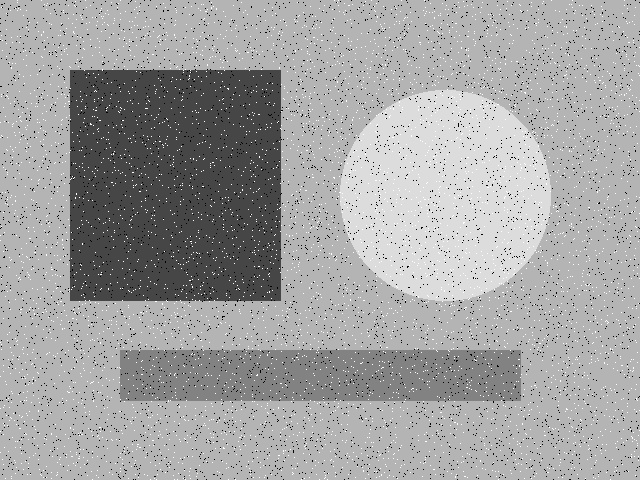
#> input picture 09_Filter_Comparison/input.jpg, 640 x 480 px
$ python program.py
#> lines starting #> are read from the running program, lines starting #| are printed output that depends on the picture
import cv2
image = cv2.imread("input.jpg")
#> image is the input picture: shape (480, 640, 3); min 0, max 255, mean 162.3

if image is None:
    print("Error: input.jpg not found")
    exit()

mean_image = cv2.blur(image, (5, 5))
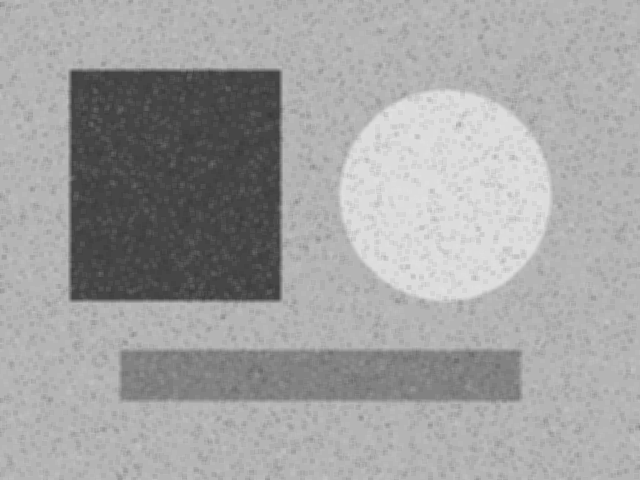
#> mean_image: shape (480, 640, 3); min 56, max 226, mean 162.4

gaussian_image = cv2.GaussianBlur(image, (5, 5), 0)

median_image = cv2.medianBlur(image, 5)
cv2.imwrite("output_mean.png", mean_image)
cv2.imwrite("output_gaussian.png", gaussian_image)
cv2.imwrite("output_median.png", median_image)

print("Mean filter result saved as output_mean.png")
print("Gaussian filter result saved as output_gaussian.png")
print("Median filter result saved as output_median.png")
